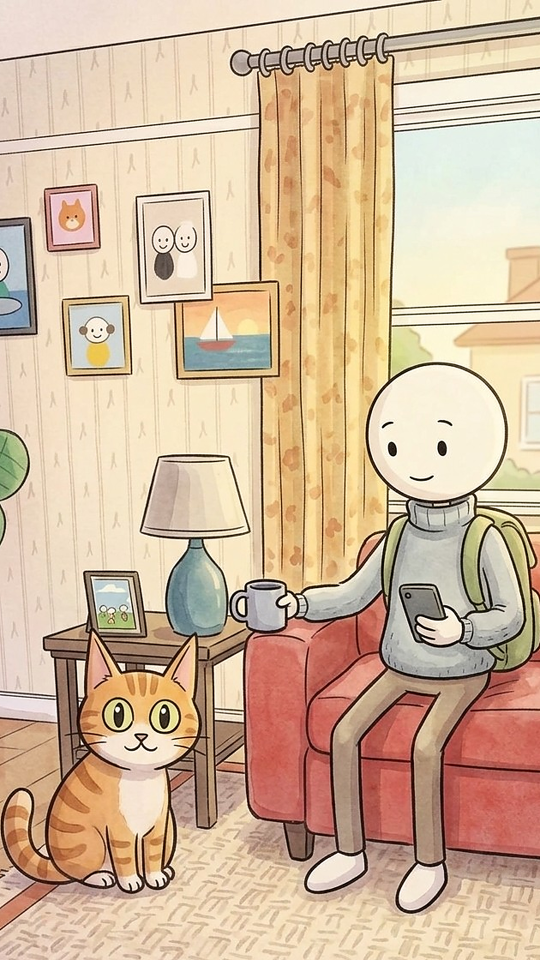
#> input picture projects/livingroom-live/plate.png, 1080 x 1920 px (shown at 1/2 size)
$ python prep.py
#> lines starting #> are read from the running program, lines starting #| are printed output that depends on the picture; after the words box and inside, x2 and y2 are one past the last pixel; in counts of white or black regions, pixels touching at a corner belong together
"""One-time prep for live.py (run bodies.py first): separates the cat's tail from the creator's
frame (plate.png), rebuilds the floor behind it and a thin band of background behind each body edge, paints closed-eye fur for the cat from the fur around its eyes,
and fits the man's head circle. Writes parts.npz."""
import cv2
import numpy as np
from PIL import Image
from scipy import ndimage

plate = np.asarray(Image.open('plate.png').convert('RGB'))
#> plate is the input picture: shape (1920, 1080, 3); mean R, G, B 210.1, 183.2, 155.9
H, W = plate.shape[:2]
#> H = 1920; W = 1080
f = plate.astype(np.float32) / 255
lum = f @ np.array([0.2126, 0.7152, 0.0722], np.float32)
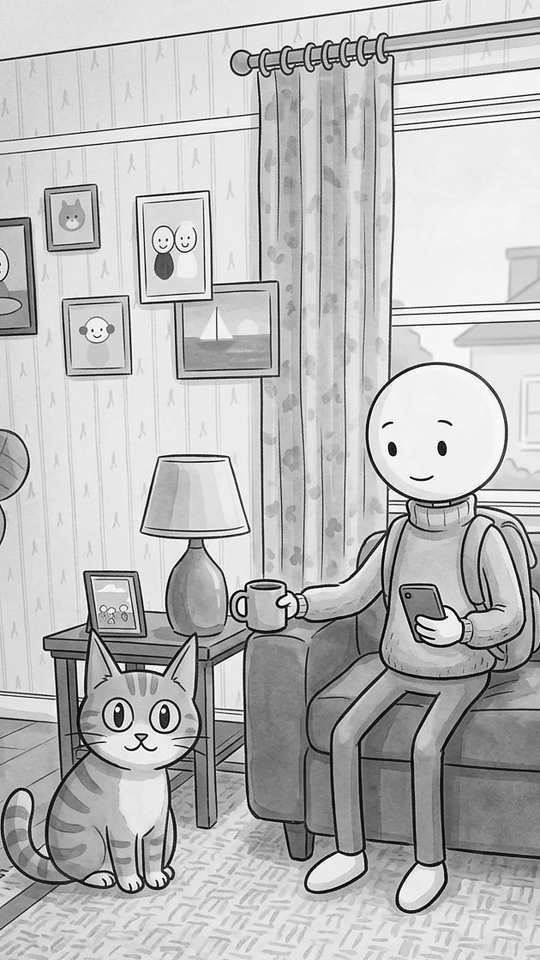
#> lum: shape (1920, 1080) float32 (shown at 1/2 size); min 0, max 1, mean 0.733
dark = lum < 0.36
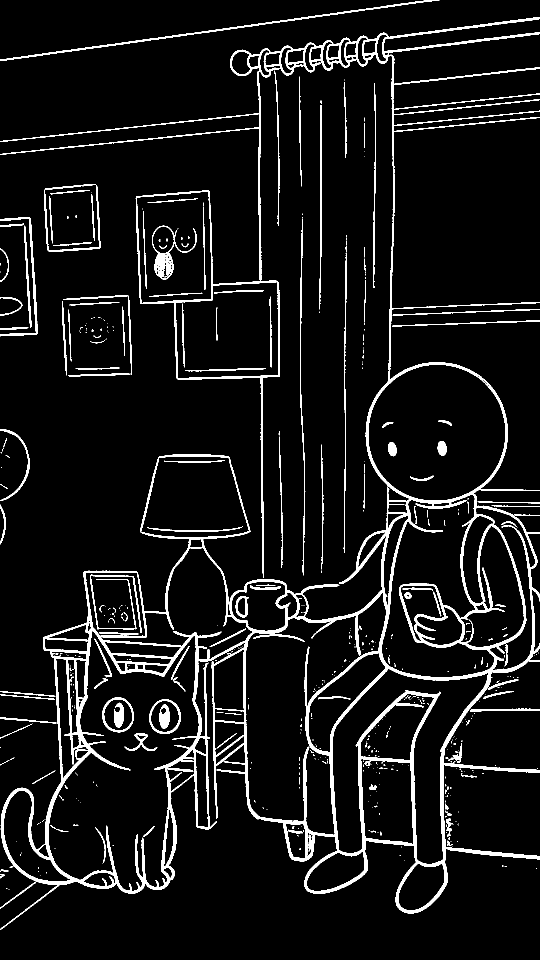
#> dark: shape (1920, 1080) bool (shown at 1/2 size); 7.2% white; 520 white regions (392 under 20 px), largest, box (x1, y1, x2, y2) and area: (0, 34, 1080, 1860) 110291, (0, 0, 879, 122) 2844, (304, 451, 394, 559) 1807

# ---- head: fit a circle to the outline ----
cx, cy, r = 875.0, 860.0, 140.0
yy, xx = np.nonzero(dark)
for _ in range(3):
    d = np.hypot(xx - cx, yy - cy)
    sel = (np.abs(d - r) < 9) & (yy < cy + 128)          # skip the collar join
    X, Y = xx[sel].astype(np.float64), yy[sel].astype(np.float64)
    A = np.c_[2 * X, 2 * Y, np.ones_like(X)]
    sol, *_ = np.linalg.lstsq(A, X ** 2 + Y ** 2, rcond=None)
    cx, cy = sol[0], sol[1]
    r = np.sqrt(sol[2] + cx ** 2 + cy ** 2)
#> this loop made 3 passes
#> (sol, cy) on passes 1 to 3: ([873, 865.9, -1492233.6], 865.9), ([873, 866.1, -1492561.4], 866.1), ([873, 866.1, -1492572.9], 866.1)
print(f'head circle: centre ({cx:.1f}, {cy:.1f}) r {r:.1f}')
#| head circle: centre (873.0, 866.1) r 140.0
gy, gx = np.mgrid[0:H, 0:W].astype(np.float32)
dh = np.hypot(gx - cx, gy - cy)
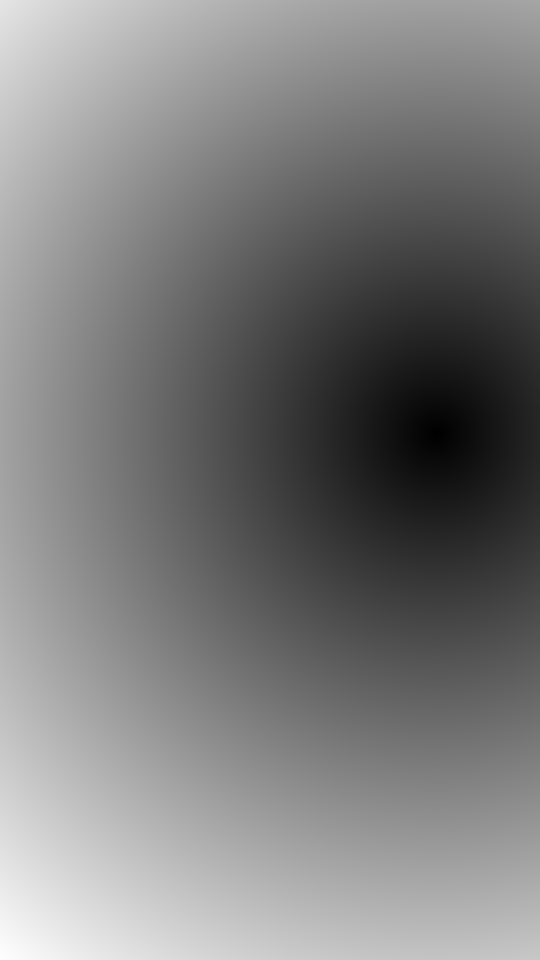
#> dh: shape (1920, 1080) float32 (shown at 1/2 size); min 0.0601, max 1367.8, mean 668; drawn with min black and max white
head_a = np.clip((r + 5.5 - dh) / 2.0, 0, 1)

# ---- tail: the orange regions inside a loose tail outline, plus their ink, holes filled ----
from PIL import ImageDraw
walls = ndimage.binary_dilation(dark, iterations=1)
#> walls: shape (1920, 1080) bool; 11.1% white; 337 white regions (184 under 20 px), largest, box (x1, y1, x2, y2) and area: (0, 33, 1080, 1861) 170550, (0, 0, 880, 123) 4573, (599, 433, 612, 1152) 2844
lab, n = ndimage.label(~walls)
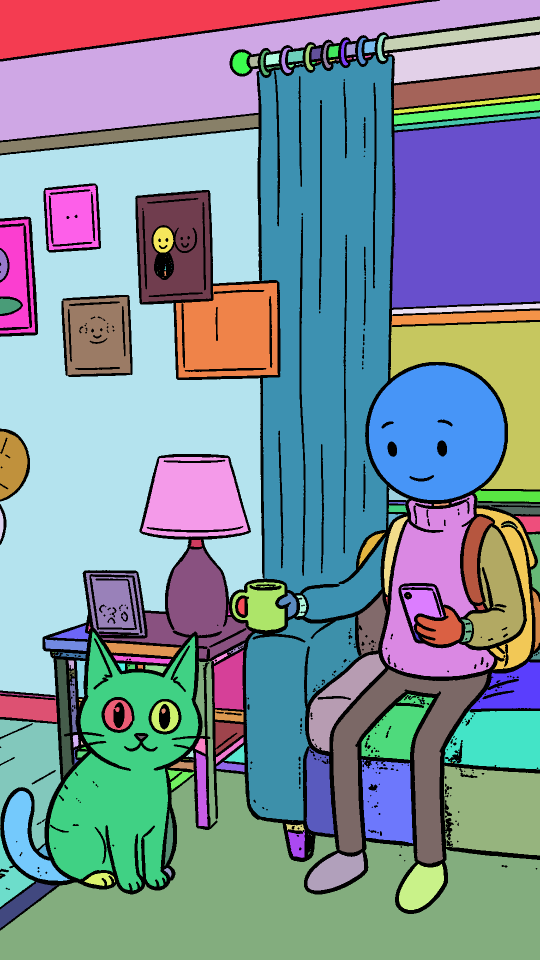
#> lab: shape (1920, 1080) int32 (shown at 1/2 size); 248 distinct labels, from 0 to 247; one colour per label, 0 black
#> n = 247
idx = np.arange(n + 1)
#> idx = 248 values from 0 to 247
tot = np.bincount(lab.ravel(), minlength=n + 1)
#> tot = 248 values, max 326546 at index 38, min 1 at index 42, mean 8361.3
mean = np.stack([ndimage.mean(f[..., c], lab, idx) for c in range(3)], -1)
#> mean = 248 rows, first 8: [0.365, 0.266, 0.198], [0.947, 0.88, 0.825], [0.932, 0.857, 0.759], [0.807, 0.76, 0.684], [0.928, 0.857, 0.726], [0.827, 0.773, 0.716], [0.831, 0.769, 0.713], [0.824, 0.761, 0.705]
TAIL_POLY = [(0, 1556), (78, 1556), (84, 1640), (90, 1692), (99, 1708), (158, 1776), (0, 1776)]
pm = Image.new('L', (W, H), 0)
#> pm: PIL image 1080x1920 L; every value is 0
ImageDraw.Draw(pm).polygon(TAIL_POLY, fill=255)
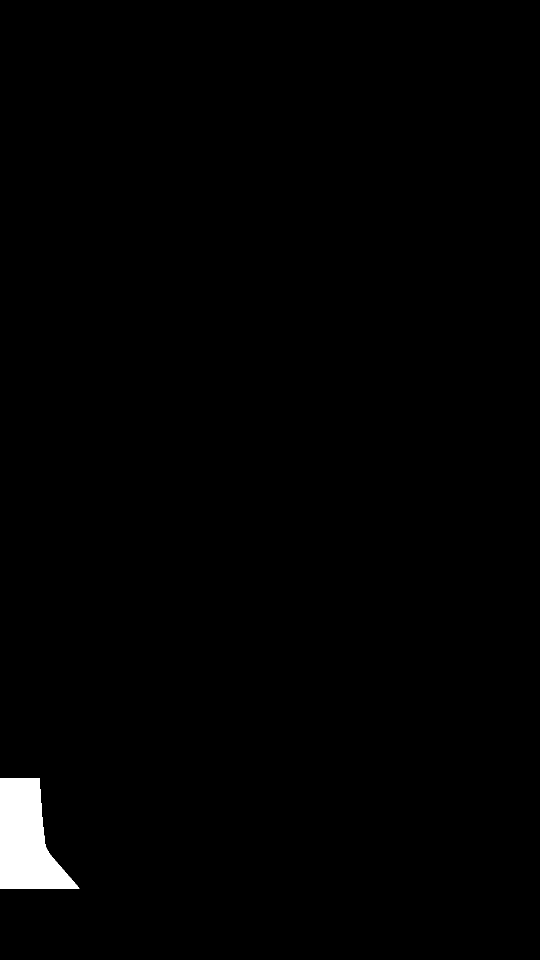
#> pm: PIL image 1080x1920 L (shown at 1/2 size); 1.1% white; 1 white region, box (x1, y1, x2, y2) and area: (0, 1556, 159, 1777) 21912
tail_poly = np.asarray(pm) > 0
ins = np.bincount(lab[tail_poly], minlength=n + 1)
#> ins = 248 values, max 8894 at index 216, min 0 at index 1, mean 88.35
keep = (ins >= 0.9 * np.maximum(tot, 1)) & (tot >= 6) & (mean[:, 0] - mean[:, 2] > 0.3) & (mean[:, 0] > 0.68)
keep[0] = False
tail_full = keep[lab] & tail_poly
#> tail_full: shape (1920, 1080) bool; 0.43% white; 1 white region, box (x1, y1, x2, y2) and area: (8, 1582, 140, 1762) 8894
tail_full |= ndimage.binary_dilation(tail_full, iterations=8) & walls & tail_poly
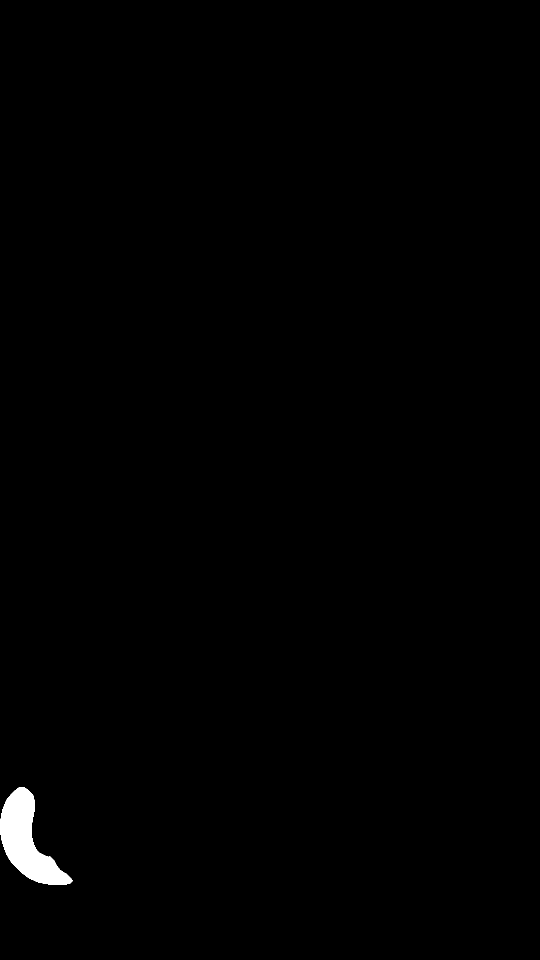
#> tail_full: shape (1920, 1080) bool (shown at 1/2 size); 0.61% white; 1 white region, box (x1, y1, x2, y2) and area: (0, 1574, 146, 1770) 12721
tail_full = ndimage.binary_fill_holes(tail_full) & tail_poly
#> tail_full: shape (1920, 1080) bool; 0.61% white; 1 white region, box (x1, y1, x2, y2) and area: (0, 1574, 146, 1770) 12722
print('tail px', int(tail_full.sum()))
#| tail px 12722
tail_a = ndimage.gaussian_filter(tail_full.astype(np.float32), 0.7)
cut_img = Image.new('L', (W, H), 0)
ImageDraw.Draw(cut_img).line([(97, 1708), (156, 1772)], fill=255, width=4)
#> cut_img: PIL image 1080x1920 L; 0.02% white; 1 white region, box (x1, y1, x2, y2) and area: (96, 1707, 158, 1774) 312
walls_cut = walls | (np.asarray(cut_img) > 0)
#> walls_cut: shape (1920, 1080) bool; 11.1% white; 337 white regions (184 under 20 px), largest, box (x1, y1, x2, y2) and area: (0, 33, 1080, 1861) 170697, (0, 0, 880, 123) 4573, (599, 433, 612, 1152) 2844

# ---- inpaint everything behind the moving parts ----
lab_b, _ = ndimage.label(~walls_cut)
#> lab_b: shape (1920, 1080) int32; 257 distinct labels, from 0 to 256
body_in = lab_b == lab_b[1650, 180]
#> body_in: shape (1920, 1080) bool; 3.8% white; 1 white region, box (x1, y1, x2, y2) and area: (98, 1263, 397, 1781) 79410
body = ndimage.binary_dilation(body_in, iterations=8) & (dark | body_in) | body_in
#> body: shape (1920, 1080) bool; 4.5% white; 1 white region, box (x1, y1, x2, y2) and area: (90, 1255, 404, 1788) 94023
hole = ndimage.binary_dilation(tail_full, iterations=6) & ~(body & ~tail_full)
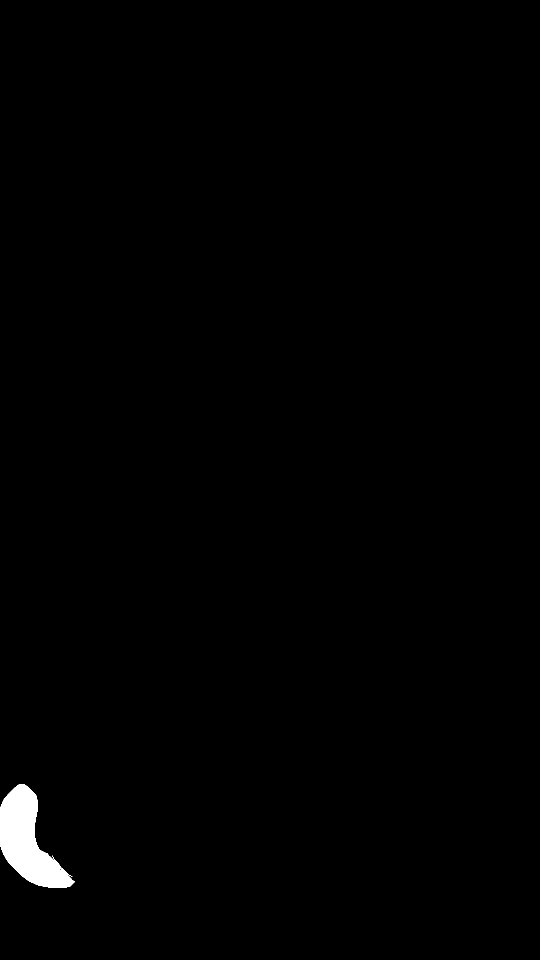
#> hole: shape (1920, 1080) bool (shown at 1/2 size); 0.74% white; 1 white region, box (x1, y1, x2, y2) and area: (0, 1568, 150, 1776) 15290
# a thin band inside each breathing body: what shows when a body edge moves a pixel or two
#> (the run stopped early here; a loop or call above may not have finished)

$ run again, with projects/livingroom-live/source.jpg saved as projects/livingroom-live/plate.png
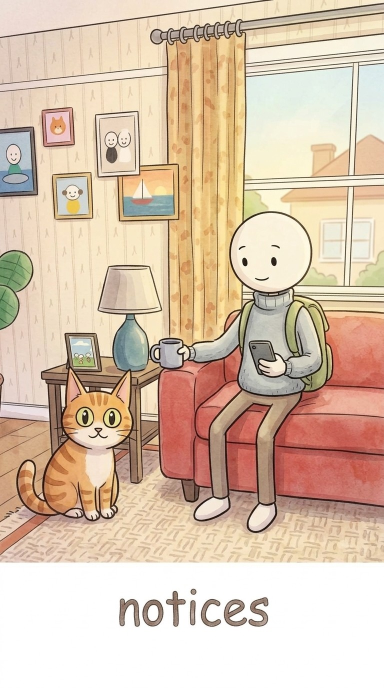
#> input picture projects/livingroom-live/source.jpg, 768 x 1376 px (shown at 1/2 size)
#> plate is the input picture: shape (1376, 768, 3); mean R, G, B 218, 195, 173.2
#> `dark = lum < 0.36`:
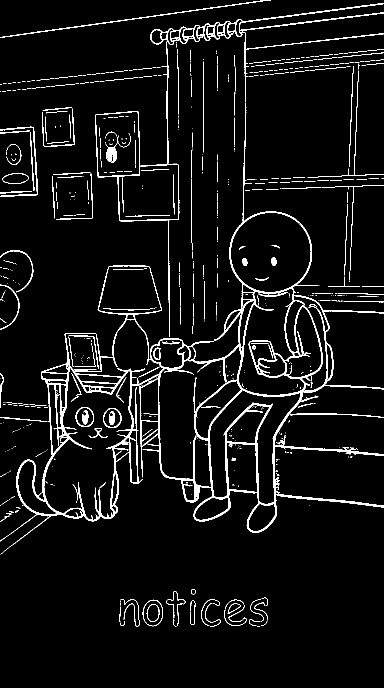
#> dark: shape (1376, 768) bool (shown at 1/2 size); 5.3% white in thin lines or dots
#> the loop `for _ in range(3):` made 3 passes
#> (sol, cx, cy, r) on passes 1 to 3: ([825.3, 852.8, -1398802.6], 825.3, 852.8, 97.7), ([807.1, 849.5, -1365820.2], 807.1, 849.5, 84.78), ([794.1, 847, -1342105.6], 794.1, 847, 77.25)
#| head circle: centre (794.1, 847.0) r 77.3
#> walls: shape (1376, 768) bool; 10.3% white; 244 white regions (97 under 20 px), largest, box (x1, y1, x2, y2) and area: (0, 5, 768, 1111) 71609, (0, 0, 543, 77) 2051, (608, 118, 768, 356) 1655
#> `lab, n = ndimage.label(~walls)`:
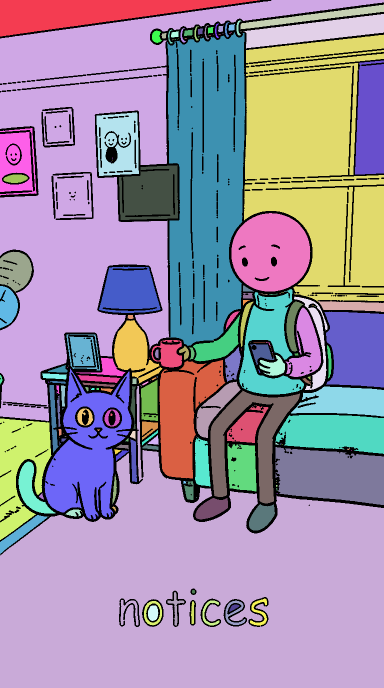
#> lab: shape (1376, 768) int32 (shown at 1/2 size); 249 distinct labels, from 0 to 248; one colour per label, 0 black
#> n = 248
#> tot = 249 values, max 271946 at index 149, min 1 at index 25, mean 4244
#> mean = 249 rows, first 8: [0.47, 0.374, 0.299], [0.944, 0.877, 0.825], [0.932, 0.856, 0.759], [0.795, 0.749, 0.673], [0.927, 0.855, 0.726], [0.803, 0.748, 0.691], [0.802, 0.739, 0.683], [0.791, 0.727, 0.67]
#> pm: PIL image 768x1376 L; every value is 0
#> ins = 249 values from 0 to 0
#| tail px 0
#> tail_a: shape (1376, 768) float32; every value is 0
